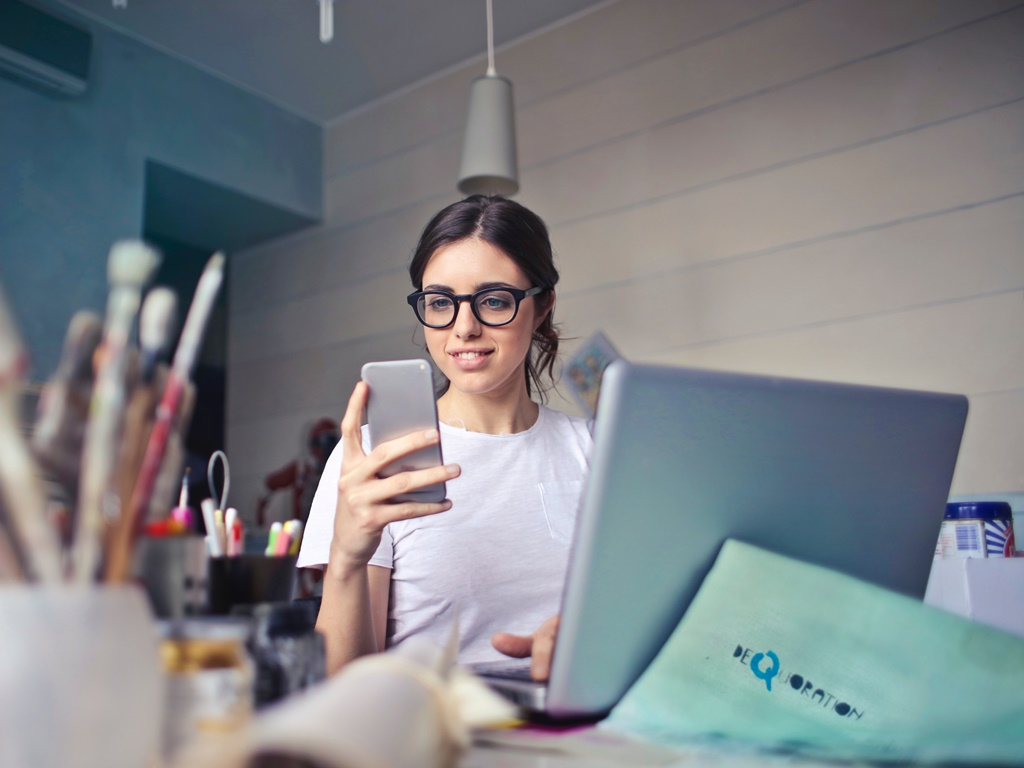
#> input picture Proyecto 1/input_images/adult-beautiful-caucasian-914931 2.jpg, 1024 x 768 px; its folder holds only this picture in this run
$ python process_images.py
#> lines starting #> are read from the running program, lines starting #| are printed output that depends on the picture
#!/usr/bin/env python3

from PIL import Image
import os

#Directorios
input_folder = "input_images"
output_folder = "output_images"

#Crear carpeta de salida si no existe
if not os.path.exists(output_folder):
    os.makedirs(output_folder)

#Procesar cada imagen en la carpeta
for filename in os.listdir(input_folder):
    if filename.endswith((".png", ".jpg", ".jpeg")):  #Filtrar formatos válidos
        #Ruta completa de la imagen
        input_path = os.path.join(input_folder, filename)
        output_path = os.path.join(output_folder, filename)

        #Abrir la imagen
        with Image.open(input_path) as img:

            #Rotar la imagen 90 grados
#> img is the input picture: PIL image 1024x768 RGB; mean R, G, B 126.7, 130.3, 134.1
            img = img.rotate(-90, expand = True)
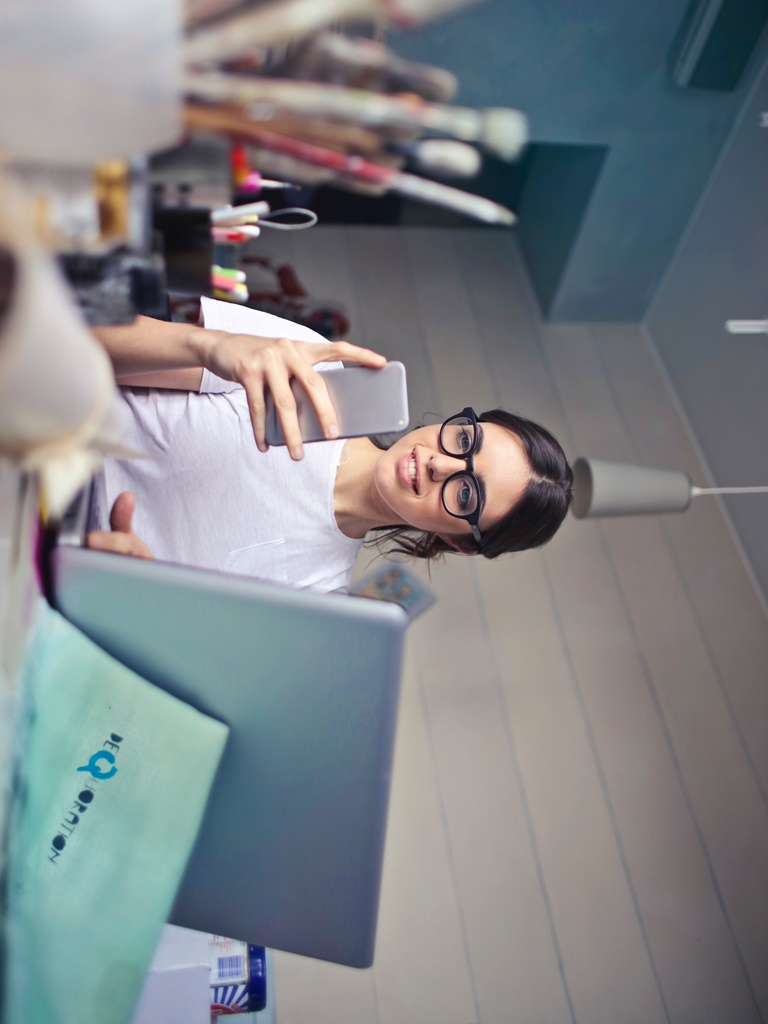
#> img: PIL image 768x1024 RGB; mean R, G, B 126.7, 130.3, 134.1

            #Redimensionar la imagen (128x128 píxeles)
            img = img.resize((128,128))
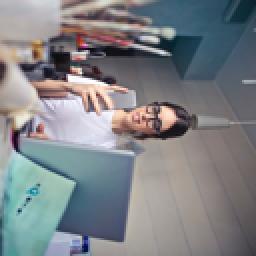
#> img: PIL image 128x128 RGB (shown 2 times larger); mean R, G, B 126.7, 130.3, 134.1

            #Convertir a formato JPEG y guardar
            output_file = os.path.splitext(filename)[0] + ".jpeg"   #Cambiar extensión a .jpeg
            output_path = os.path.join(output_folder, output_file)
            img.convert("RGB").save(output_path, "JPEG")

        print(f"Procesado: {filename}")

print("Todas las imágenes han sido procesadas y guardadas en la carpeta de destino.")

$ run again, on Proyecto 1/input_images/john-schnobrich-520023-unsplash-1024x768 2.jpg
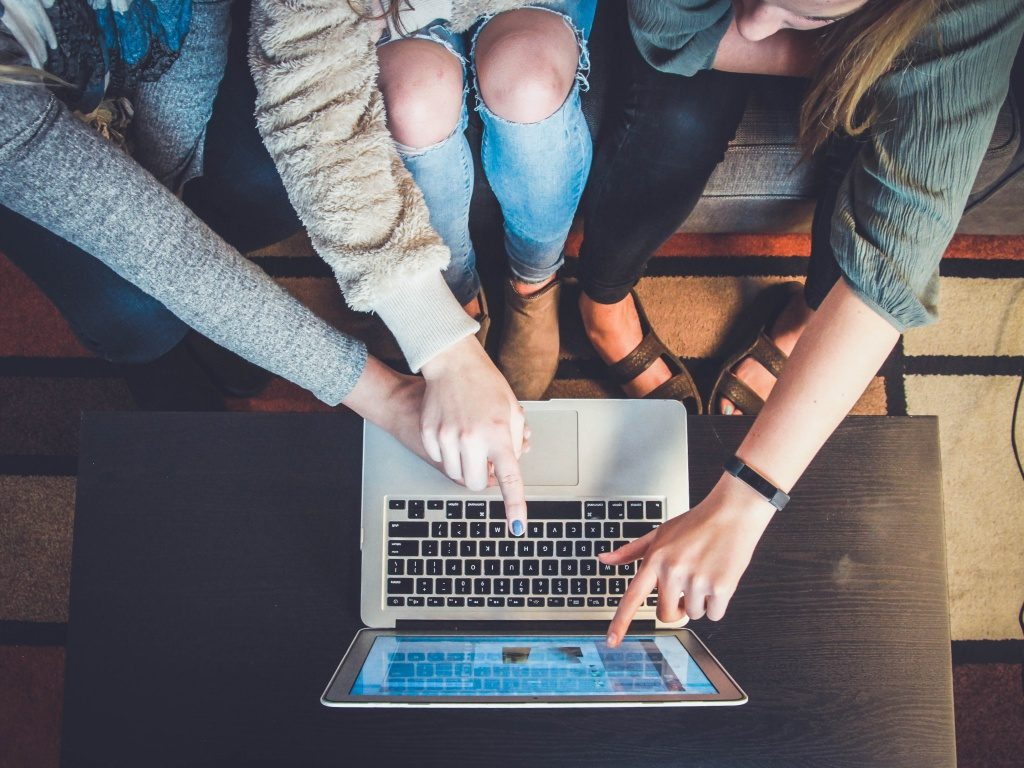
#> input picture Proyecto 1/input_images/john-schnobrich-520023-unsplash-1024x768 2.jpg, 1024 x 768 px
#> img is the input picture: PIL image 1024x768 RGB; mean R, G, B 105, 102.2, 106.1
#> `img = img.rotate(-90, expand = True)`:
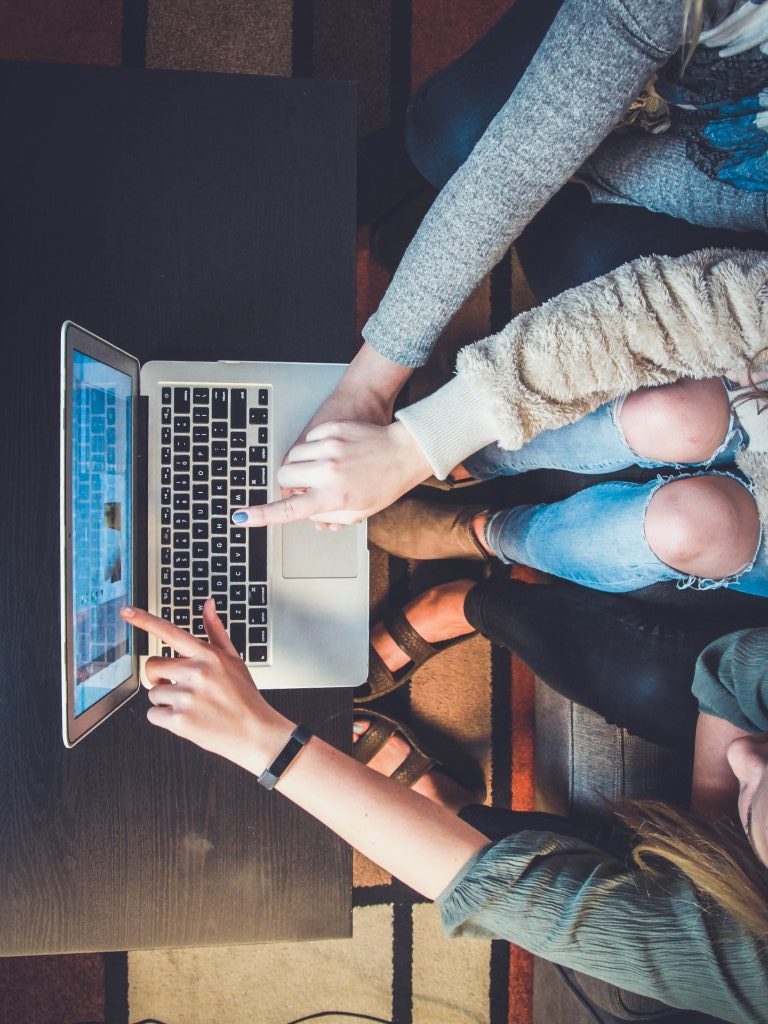
#> img: PIL image 768x1024 RGB; mean R, G, B 105, 102.2, 106.1
#> `img = img.resize((128,128))`:
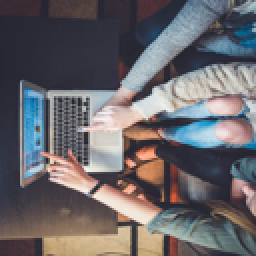
#> img: PIL image 128x128 RGB (shown 2 times larger); mean R, G, B 105, 102.2, 106.1

$ run again, on Proyecto 1/input_images/digital-copyright-patent-concept-businessman-600nw-2492003517 2.png
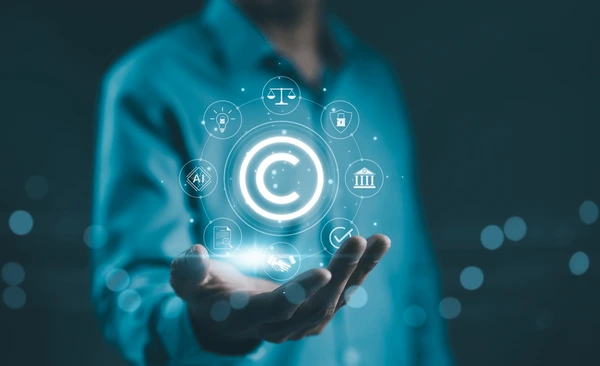
#> input picture Proyecto 1/input_images/digital-copyright-patent-concept-businessman-600nw-2492003517 2.png, 600 x 366 px
#> img is the input picture: PIL image 600x366 RGB; mean R, G, B 34.3, 86.9, 100.2
#> `img = img.rotate(-90, expand = True)`:
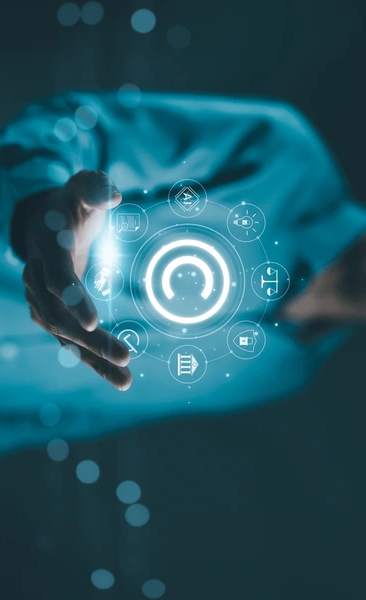
#> img: PIL image 366x600 RGB; mean R, G, B 34.3, 86.9, 100.2
#> `img = img.resize((128,128))`:
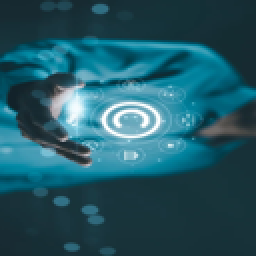
#> img: PIL image 128x128 RGB (shown 2 times larger); mean R, G, B 34.3, 86.9, 100.2
